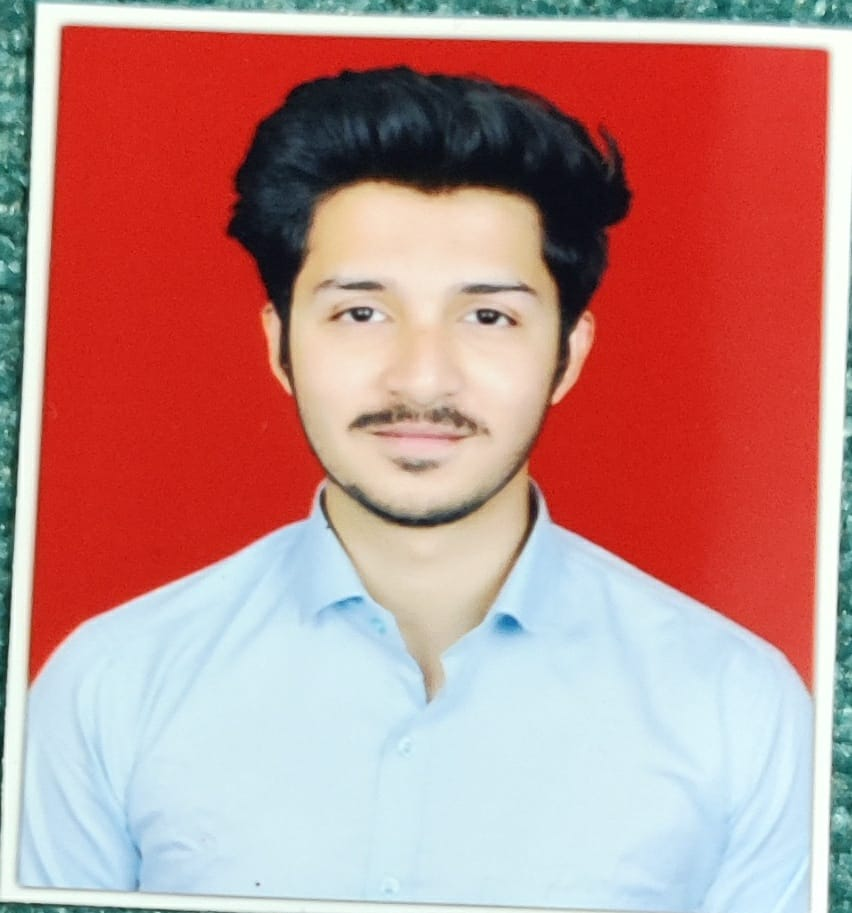
#> input picture ImagesAttendance/Anish.jpeg, 852 x 913 px
$ python -i webapp.py   (imports and definitions only)
#> lines starting #> are read from the running program, lines starting #| are printed output that depends on the picture; after the words box and inside, x2 and y2 are one past the last pixel; in counts of white or black regions, pixels touching at a corner belong together
#> further down, picture is the input picture: PIL image 852x913 RGB; mean R, G, B 190.9, 139.4, 135.9

import streamlit as st
import cv2
from PIL import Image
from datetime import datetime,date
import numpy as np


face_cascade = cv2.CascadeClassifier('haarcascade_default.xml')

rec=cv2.face.LBPHFaceRecognizer_create()
# [1 line not run here, left out]
def detect_faces(our_image):
    img = np.array(our_image.convert('RGB'))
    gray = cv2.cvtColor(img, cv2.COLOR_BGR2GRAY)
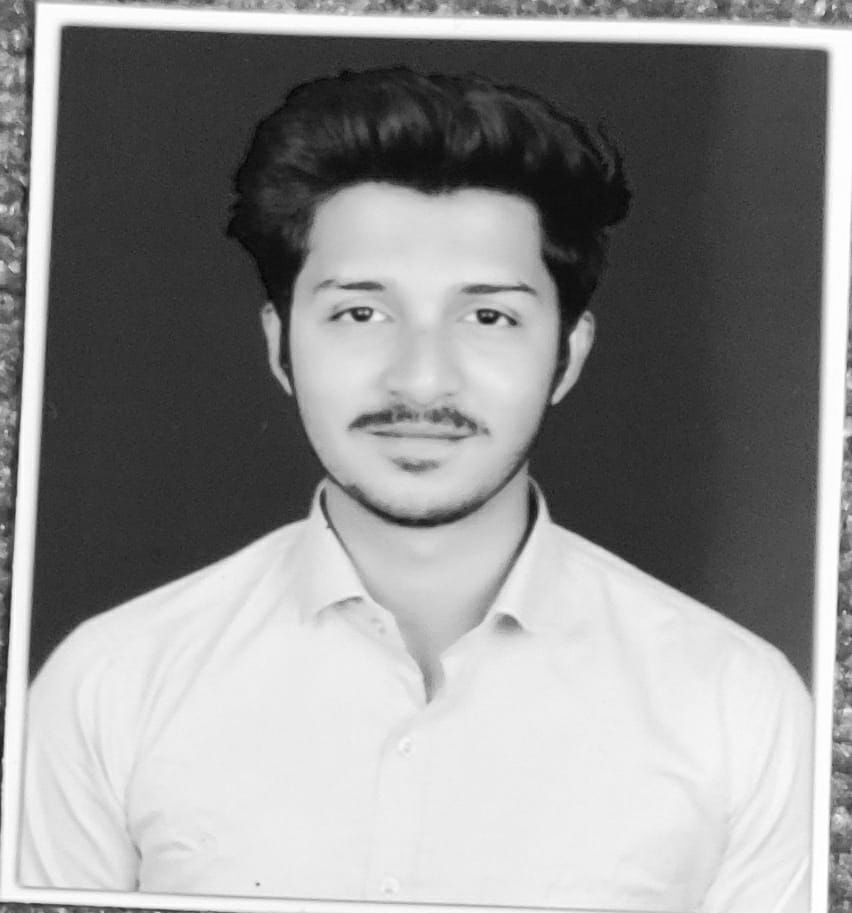
#> gray: shape (913, 852); min 5, max 255, mean 144.2
    # Detect faces
    # faces = face_cascade.detectMultiScale(gray, 1.1, 4)
    faces = face_cascade.detectMultiScale(gray, 1.2, 5)
#> faces = [[255, 180, 333, 333]]
    # Draw rectangle around the faces
    name='Unknown'
    for (x, y, w, h) in faces:
        # To draw a rectangle in a face
        # cv2.rectangle(img, (x, y), (x + w, y + h), (255, 255, 0), 2)
        cv2.rectangle(img, (x-50, y-50), (x + w+50, y + h+50), (225, 0, 0), 2)
        id, uncertainty = rec.predict(gray[y:y + h, x:x + w])
        print(id, uncertainty)

        if (uncertainty< 80):
            # if (id == 1):
            #     name = "Rajesh"
            #     markAttendance(name)

            if(id==2):
                name = "Dhoni"
                markAttendance(name)
                cv2.putText(img, name, (x, y + h), cv2.FONT_HERSHEY_COMPLEX_SMALL, 2.0, (255, 255, 255),2)
            elif(id==6):
                name = "Kohli"
                markAttendance(name)
                cv2.putText(img, name, (x, y + h), cv2.FONT_HERSHEY_COMPLEX_SMALL, 2.0, (255, 255, 255),2)
            if(id==8):
                name = "Dashmesh"
                markAttendance(name)
                cv2.putText(img, name, (x, y + h), cv2.FONT_HERSHEY_COMPLEX_SMALL, 2.0, (255, 255, 255),2)

            elif(id==4):
                name = "Messi"
                markAttendance(name)
                cv2.putText(img, name, (x, y + h), cv2.FONT_HERSHEY_COMPLEX_SMALL, 2.0, (255, 255, 255),2)

            cv2.putText(img, name, (x, y + h), cv2.FONT_HERSHEY_COMPLEX_SMALL, 2.0, (255, 255, 255),2)
#> this loop made 1 pass
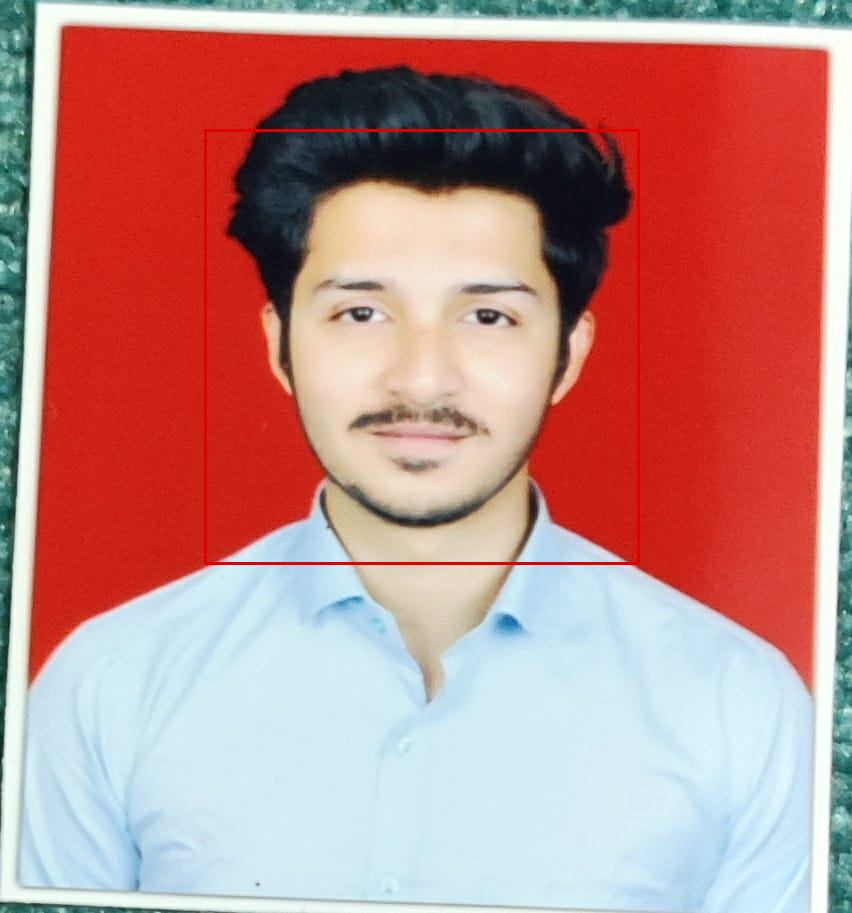
#> img: shape (913, 852, 3); 0.67% of pixels changed, all inside (x1, y1, x2, y2) = (204, 129, 640, 565)


    return img

# [44 lines left out: functions markAttendance, main, not called in this run]


# [2 lines not run here, left out]

>>> from PIL import Image
>>> picture = Image.open('ImagesAttendance/Anish.jpeg')
#> (the run stopped early here; a loop or call above may not have finished)
